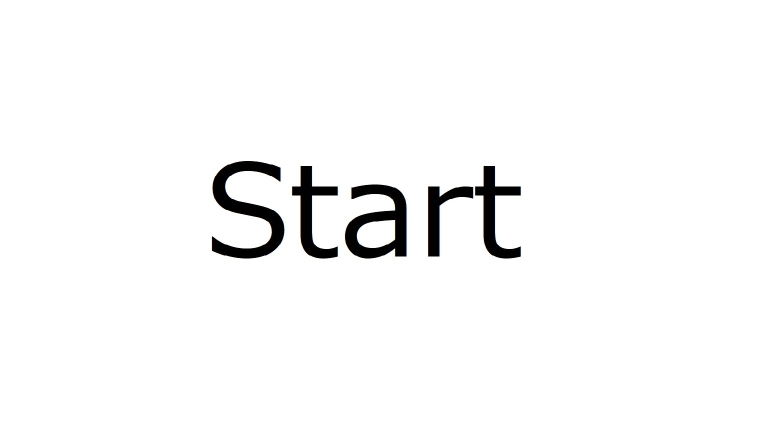
#> input picture picture/start.jpg, 1536 x 864 px (shown at 1/2 size); its folder holds 8 pictures in this run
$ python exp.py
#> lines starting #> are read from the running program, lines starting #| are printed output that depends on the picture
### png.py
import cv2

#number show.
def show(number):

    im = cv2.imread("picture/%d.jpg"%number,0)
    cv2.imshow("%d"%number,im)
    cv2.waitKey(1)
    cv2.moveWindow("%d"%number, 4340, 1000)
    #print(im)

def show_str(str):
    if str == "start":
        im = cv2.imread("picture/start.jpg")

    if str == "end":
        im = cv2.imread("picture/end.jpg")

    if str == "answer":
        im = cv2.imread("picture/answer.jpg")

    if str == "break":
        im = cv2.imread("picture/break.jpg")

    if str == "speech":
        im = cv2.imread("picture/speech.jpg")

    if str == "nospeech":
        im = cv2.imread("picture/nospeech.jpg")

    if str == "freedom":
        im = cv2.imread("picture/freedom.jpg")

    cv2.imshow(str,im)
    cv2.waitKey(1)
    cv2.moveWindow(str, 4340, 1000)

### exp.py
import cv2
import time
import random
from record import MakeWavFile
from png import show,show_str
import csv
import datetime


#n is difficulty level.
def exp1(name,n,i):
    list = []
    show_str("start")
#> call 2 of show_str, with str = 'start'
#> in show_str, im is the input picture: shape (864, 1536, 3); mean B, G, R 247.9, 247.9, 247.9
    time.sleep(3)
    cv2.destroyAllWindows()

    #record code record time is 3*n[s]
    #MakeWavFile("record/"+name+"_MemoTime_%d"%n+"_%d"%j+".wav",3*n)
    #subprocess.check_call(["python",MakeWavFile("record/"+name+"_MemoTime_%d"%n+"_%d"%j+".wav",3*n)])

    for k in range(n):
        if k==0:
            number = random.randrange(9)

        else:
            pre = number
            while pre == number:
                number = random.randrange(9)
        print(number)
        show(number)
        list.append(number)
        time.sleep(3)
        cv2.destroyAllWindows()


    show_str("end")
#> call 3 of show_str, with str = 'end'
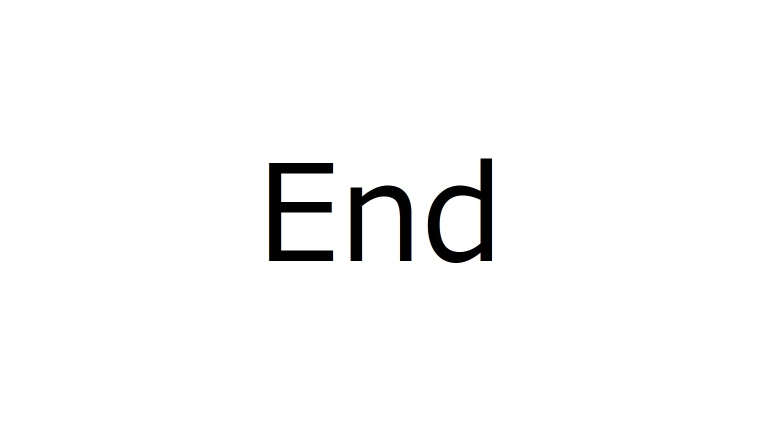
#> input picture picture/end.jpg, 1536 x 864 px (shown at 1/2 size)
#> in show_str, im is the input picture: shape (864, 1536, 3); mean B, G, R 249.2, 249.2, 249.2
    time.sleep(2)
    cv2.destroyAllWindows()

    show_str("answer")
#> call 4 of show_str, with str = 'answer'
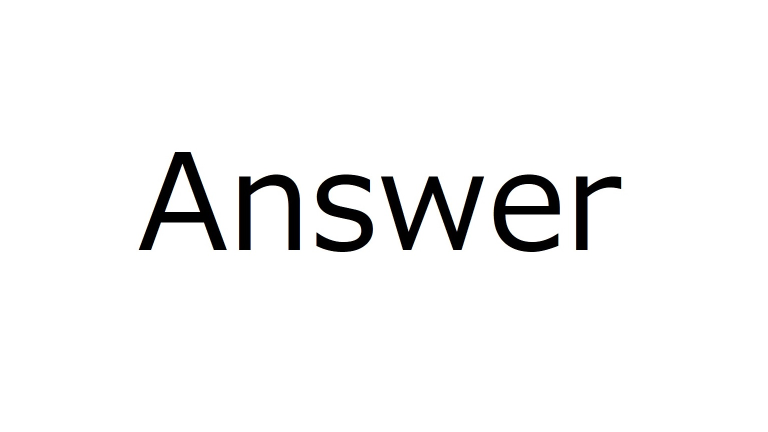
#> input picture picture/answer.jpg, 1536 x 864 px (shown at 1/2 size)
#> in show_str, im is the input picture: shape (864, 1536, 3); mean B, G, R 245, 245, 245
    now = datetime.datetime.now()
    answer_time = str(datetime.date.today()) + "-" + str(now.hour) + str(now.minute) + str(now.second)
    print("world time in answer : " + answer_time)
    MakeWavFile("record/"+name+"_Answer_%d"%n+"_%d"%i+".wav",n)
#> (this line was passed over: record is not available in this run)
    cv2.destroyAllWindows()

    f = open("answer/"+name+"_TrueAns_%d"%n+"_%d"%i+".csv", 'w')
    writer = csv.writer(f, lineterminator="\n")
    writer.writerow(list)

    print("TureAns is " + str(list))
    print("difficulty level is %d"%n + "  how times is %d"%i)
    print("")

#難易度nの試行をj回行う
def exp2(name,n,j):
    for i in range (j):
        exp1(name,n,i)

    show_str("break")
    now = datetime.datetime.now()
    break_time = str(datetime.date.today()) + "-" + str(now.hour) + str(now.minute) + str(now.second)
    print("world time in break : " + break_time)
    time.sleep(20)
    cv2.destroyAllWindows()


if __name__ == "__main__":
    name = "test"
    start_level = 4
    max_level = 11 #max_level-1 is max.
    times_exp = 10 #in the leble,times to play.

    t0 = time.time()
    now = datetime.datetime.now()
    start_time = str(datetime.date.today()) + "-" + str(now.hour) + str(now.minute) + str(now.second)
    print("start time is " + start_time)
    print("")


    show_str("freedom")
    time.sleep(10)
    cv2.destroyAllWindows()
    for x in range(max_level-start_level):
#> (the run stopped early here; a loop or call above may not have finished)
